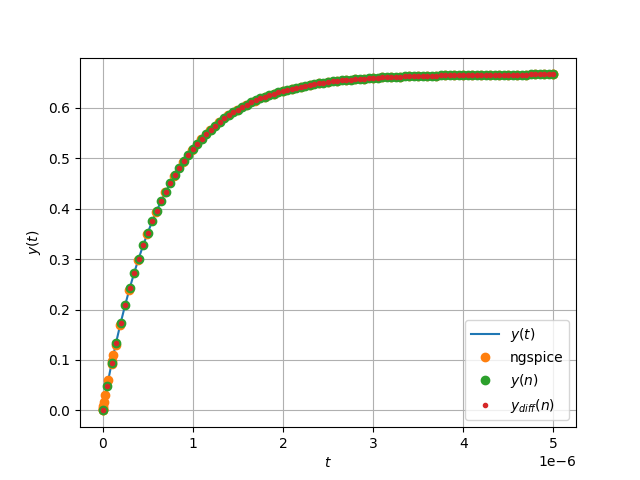

This figure's Python source:
import numpy as np
import matplotlib.pyplot as plt
import scipy as sc

def y_cont(t):
    if t < 0:
        return 0
    else :
        return  2*(1 - np.exp(-1.5*t*10**6))/3 
def y_disc(n):
    if n < 0 :
        return 0
    else :
        return  2/3 * (1 - (1 - 7.5e5 * 1e-7)**(n*1e7)/(1 + 7.5e5 * 1e-7)**(n*1e7))

#def y_diff(n):
#    a = (1 - 7.5*10**5)/(1 + 7.5*10**5)
#    b = 10**6/(1 + 7.5*10**5)
#    if n < 0 :
#        return 0
#    else :
#        return a*y_diff(n-1) + b
def u(n):
    if n>=0:
        return 1.00
    else:
        return 0.00
def y_diff(n):
    if n < 0:
        return 0
    else:
        return y_diff(n-1)*(((1 - 0.075)/(1 + 0.075))**(n*1e7))+((u(n)+u(n-1))*2/3)*(1 - ((1 - 0.075)/(1 + 0.075))**(n*1e7))

y_con = sc.vectorize(y_cont)    

y_dis = sc.vectorize(y_disc)

y_dif = sc.vectorize(y_diff)

t = np.linspace(0,5e-6,101)
spice = np.loadtxt("4.7.dat")

plt.grid()
plt.plot(t,y_con(t))
plt.plot(spice[:,0],spice[:,1],'o')
plt.plot(t,y_dis(t),'o')
plt.plot(t,y_dif(t),'.')
plt.xlabel("$t$")
plt.ylabel("$y(t)$")
plt.legend(["$y(t)$","ngspice","$y(n)$","$y_{diff}(n)$"])
plt.savefig("./4.7.png")
plt.show()
